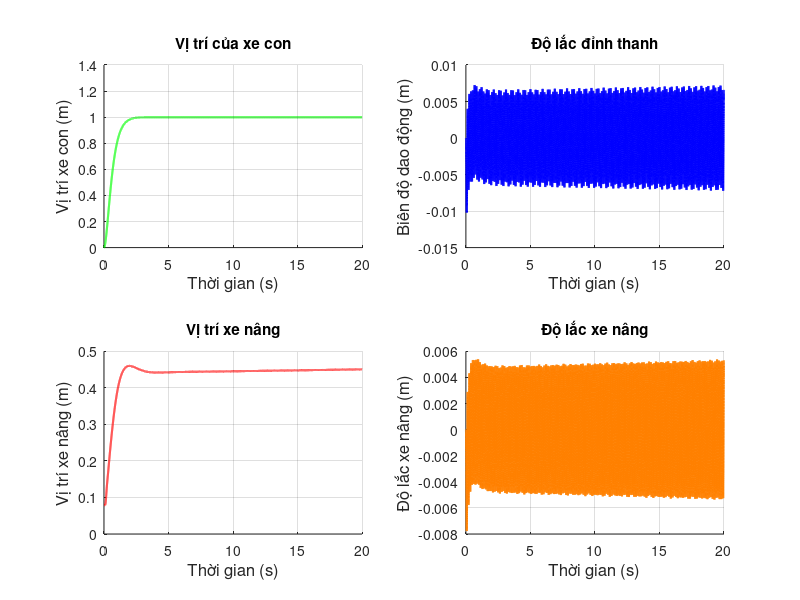
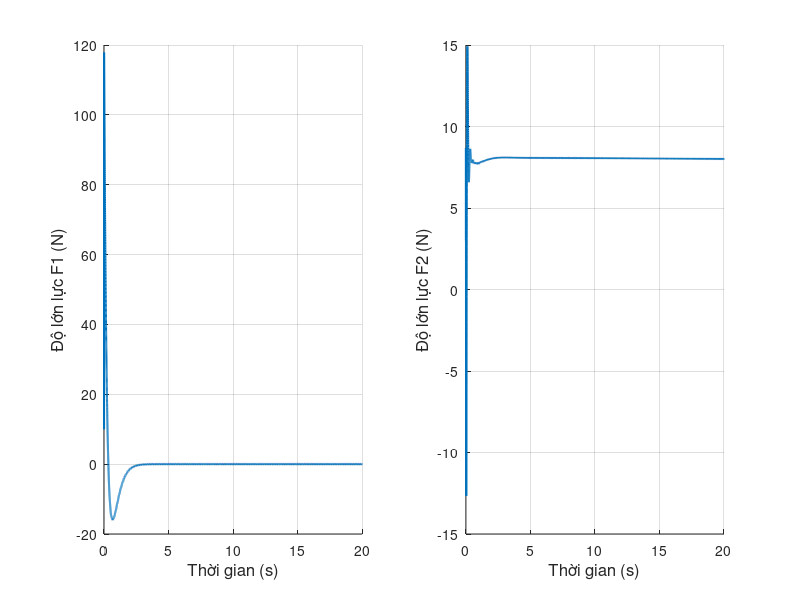

Recreate these plots in MATLAB, in order.
clc;
close all;
clear;
%--------------------------------------------------------------------------
%                         Cài đặt các thông số
%--------------------------------------------------------------------------

% Thiết lập các thông số cho dầm
L = 0.63; EI = 0.754; rho_A = 0.297;
% Các vật nặng 
mw = 13.1; mk = 0.04; mh = 0.86; g = 9.81;

% Thiết lập thông số không gian và thời gian
n = 9; r = 20000;
tmax = 20;
delta_Y = L/(n - 1); % Bước không gian
delta_t = tmax/(r - 1); % Bước thời gian

% Khởi tạo ma trận để lưu giá trị
w = zeros(n,r);
x3 = zeros(1,r); % Độ lắc của thanh tại x2 (x3)
x2 = 2; 
dx2dt_2 = zeros(1,r);
dx2dt_2(1:3) = delta_Y;

% Lực tác động vào xe con
F1 = zeros(1,r);
F1(1:r) = 10;

% Lực tác động vào xe nâng
F2 = zeros(1,r);
F2(1:r) = 3;

%--------------------------------------------------------------------------
%                        Thông số bộ điều khiển ADRC
%--------------------------------------------------------------------------
T_set = 2; % Thời gian xác lập (s)
T_sample = 0.001; % Chu kỳ trích mẫu
s_CL = -6/T_set; % Điểm cực hàm truyền hệ kín
% Hệ số tỉ lệ
Kp = s_CL^2; Kd = -2*s_CL; K_ESO = 10; b01 = 1/mw; b02 = 1/mh;

% Bộ quan sát trạng thái ESO
s_ESO = K_ESO*s_CL; % Điểm cực 
z_ESO = exp(s_ESO*T_sample);

l1 = 1 - z_ESO^3; 
l2 = (3*(1 - z_ESO)^2*(1 + z_ESO))/(2*T_sample);
l3 = (1 - z_ESO)^3/(T_sample^2);

Ad = [1 T_sample (T_sample^2)/2; 0 1 T_sample; 0 0 1];
Bd = [b01*(T_sample^2)/2; b01*T_sample; 0];
Cd = [1 0 0];
Lc = [l1; l2; l3];

A_ESO = Ad - Lc*Cd*Ad;
B_ESO = Bd - Lc*Cd*Bd;

% Biến trạng thái xk = [x1k; x2k; x3k]
xd = zeros(3,r); 
xl = zeros(3,r);

x1_set = 1; % Giá trị đặt xe con
x2_set = 0.4; % Giá trị đặt xe nâng

%--------------------------------------------------------------------------
%    Mô phỏng chuyển động của dầm Euler - Bernoulli trong mô hình SMC
%--------------------------------------------------------------------------
for j = 3:(r - 1)
    wyyy0 = (w(3,j) - 2*w(2,j) + w(1,j))/(2*delta_Y^3);
    S2 = (F1(j + 1) - EI*wyyy0)/mw;
    w(1,j + 1) = 2*w(1,j) - w(1,j - 1) + delta_t^2*S2; % 5b
    for i = 3:(n - 2)
        % Đạo hàm theo Y
        wyyyy = w(i + 2,j) - 4*w(i + 1,j) + 6*w(i,j) - 4*w(i - 1,j) + w(i - 2,j);
        S1 = (-EI/(rho_A*delta_Y^4))*wyyyy;
        S4 = (-EI/(mh*delta_Y^3))*wyyyy;
        w(i,j + 1) = 2*w(i,j) - w(i,j - 1) + delta_t^2*S1; % 5a

        % Chuyển động của xe nâng
        dx3dt_2 = (x3(j) - 2*x3(j - 1) + x3(j - 2))/(2*delta_t^2);
        wyx2 = (w(x2 + 1,j - 1) - w(x2 - 1,j - 1))/(2*delta_Y^2);
        dx2dt_2(j + 1) = 2*dx2dt_2(j) - dx2dt_2(j - 1) + ((F2(j + 1) - mh*g - mh*dx3dt_2*wyx2)*delta_t^2)/mh; % 5c

        % Cập nhật vị trí x2
        if dx2dt_2(j + 1) < delta_Y
            x2 = 2;
            dx2dt_2(j + 1) = delta_Y;
        elseif dx2dt_2(j + 1) > L - delta_Y
            x2 = n - 1;
            dx2dt_2(j + 1) = L - delta_Y;
        else
            x2 = ceil(dx2dt_2(j + 1)/delta_Y);
        end

        % Độ lắc của thanh
        if dx2dt_2(j + 1) ~= x2
            w(i,j + 1) = 2*w(i,j) - w(i,j - 1) + delta_t^2*S1; % 5a
            x3(j + 1) = w(i,j + 1) - w(1,j + 1);
        else
            w(i,j + 1) = 2*w(i,j) - w(i,j - 1) + delta_t^2*S4; % 5d
            x3(j + 1) = w(i,j + 1) - w(1,j + 1);
        end
    end
    wyyyl = (-2*w(n,j) + 3*w(n - 1,j) - w(n - 2,j))/(2*delta_Y^3);
    S3 = (EI/mk)*wyyyl;
    w(2,j + 1) = w(1,j + 1);
    w(n,j + 1) = 2*w(n,j) - w(n,j - 1) + delta_t^2*S3; % 5e
    w(n - 1,j + 1) = (w(n,j + 1) + w(n - 2,j + 1))/2;
%--------------------------------------------------------------------------
%                 Bộ điều khiển ADRC cho xe con và xe nâng
%--------------------------------------------------------------------------
    % Xe con    
    xd(:,j + 2) = A_ESO*xd(:,j + 1) + B_ESO*F1(j + 1) + Lc*w(1,j + 1);
    F1(j + 2) = (Kp*(x1_set - xd(1,j + 2)) - Kd*xd(2,j + 2) - xd(3,j + 2))/b01;

    % Xe nâng
    xl(:,j + 2) = A_ESO*xl(:,j + 1) + B_ESO*(F2(j + 1) - mh*g) + Lc*dx2dt_2(j + 1);
    F2(j + 2) = (Kp*(x2_set - xl(1,j + 2)) - Kd*xl(2,j + 2) - xl(3,j + 2))/b02 + mh*g;
end
%--------------------------------------------------------------------------

% Khởi tạo giá trị để mô phỏng
t_tr = 0:delta_t:tmax;

% Vẽ đồ thị
figure(1);
subplot(2,2,1);
grid on;
hold on;
plot(t_tr,w(1,:),'g','LineWidth',1.5);
title({'Vị trí của xe con'});
ylabel('Vị trí xe con (m)','FontSize',12);
xlabel('Thời gian (s)','FontSize',12);

subplot(2,2,2);
grid on;
hold on;
plot(t_tr,w(n,:) - w(1,:),'b','LineWidth',1.5); % Vị trí tương đối của mk so với xe con
title({'Độ lắc đỉnh thanh'});
ylabel('Biên độ dao động (m)','FontSize',12);
xlabel('Thời gian (s)','FontSize',12);

subplot(2,2,3);
grid on;
hold on;
plot(t_tr,dx2dt_2,'r','LineWidth',1.5);
title({'Vị trí xe nâng'});
ylabel('Vị trí xe nâng (m)','FontSize',12);
xlabel('Thời gian (s)','FontSize',12);

subplot(2,2,4);
grid on;
hold on;
plot(t_tr,x3,'Color',[1 0.5 0],'LineWidth',1.5);
title({'Độ lắc xe nâng'});
ylabel('Độ lắc xe nâng (m)','FontSize',12);
xlabel('Thời gian (s)','FontSize',12);

figure(2);
subplot(1,2,1);
grid on;
hold on;
plot(t_tr,F1(1:r),'LineWidth',1.5);
ylabel('Độ lớn lực F1 (N)','FontSize',12);
xlabel('Thời gian (s)','FontSize',12);

subplot(1,2,2);
grid on;
hold on;
plot(t_tr,F2(1:r),'LineWidth',1.5);
ylabel('Độ lớn lực F2 (N)','FontSize',12);
xlabel('Thời gian (s)','FontSize',12);
